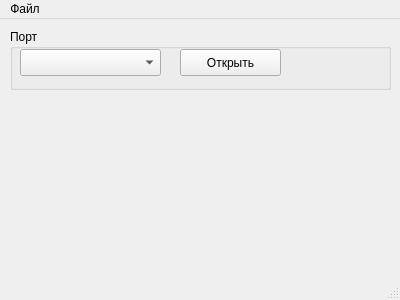
<?xml version="1.0" encoding="UTF-8"?>
<ui version="4.0">
 <class>MainWindow</class>
 <widget class="QMainWindow" name="MainWindow">
  <property name="geometry">
   <rect>
    <x>0</x>
    <y>0</y>
    <width>400</width>
    <height>300</height>
   </rect>
  </property>
  <property name="sizePolicy">
   <sizepolicy hsizetype="Fixed" vsizetype="Fixed">
    <horstretch>0</horstretch>
    <verstretch>0</verstretch>
   </sizepolicy>
  </property>
  <property name="windowTitle">
   <string>PTZ Commander</string>
  </property>
  <widget class="QWidget" name="centralWidget">
   <widget class="QGroupBox" name="GroupPort">
    <property name="geometry">
     <rect>
      <x>10</x>
      <y>10</y>
      <width>381</width>
      <height>61</height>
     </rect>
    </property>
    <property name="styleSheet">
     <string notr="true">border-color: rgb(0, 0, 0);
</string>
    </property>
    <property name="title">
     <string>Порт</string>
    </property>
    <property name="flat">
     <bool>false</bool>
    </property>
    <property name="checkable">
     <bool>false</bool>
    </property>
    <widget class="QPushButton" name="OpenPort">
     <property name="geometry">
      <rect>
       <x>170</x>
       <y>20</y>
       <width>101</width>
       <height>27</height>
      </rect>
     </property>
     <property name="text">
      <string>Открыть</string>
     </property>
    </widget>
    <widget class="QComboBox" name="ListPorts">
     <property name="geometry">
      <rect>
       <x>10</x>
       <y>20</y>
       <width>141</width>
       <height>27</height>
      </rect>
     </property>
    </widget>
   </widget>
  </widget>
  <widget class="QMenuBar" name="menuBar">
   <property name="geometry">
    <rect>
     <x>0</x>
     <y>0</y>
     <width>400</width>
     <height>25</height>
    </rect>
   </property>
   <widget class="QMenu" name="menu">
    <property name="title">
     <string>Файл</string>
    </property>
    <addaction name="MenuAbout"/>
    <addaction name="separator"/>
    <addaction name="MenuExit"/>
   </widget>
   <addaction name="menu"/>
  </widget>
  <widget class="QStatusBar" name="statusBar"/>
  <action name="MenuAbout">
   <property name="text">
    <string>О программе</string>
   </property>
   <property name="shortcut">
    <string>F1</string>
   </property>
  </action>
  <action name="MenuExit">
   <property name="text">
    <string>Выход</string>
   </property>
   <property name="shortcut">
    <string>Ctrl+Q</string>
   </property>
  </action>
 </widget>
 <layoutdefault spacing="6" margin="11"/>
 <resources/>
 <connections/>
</ui>
